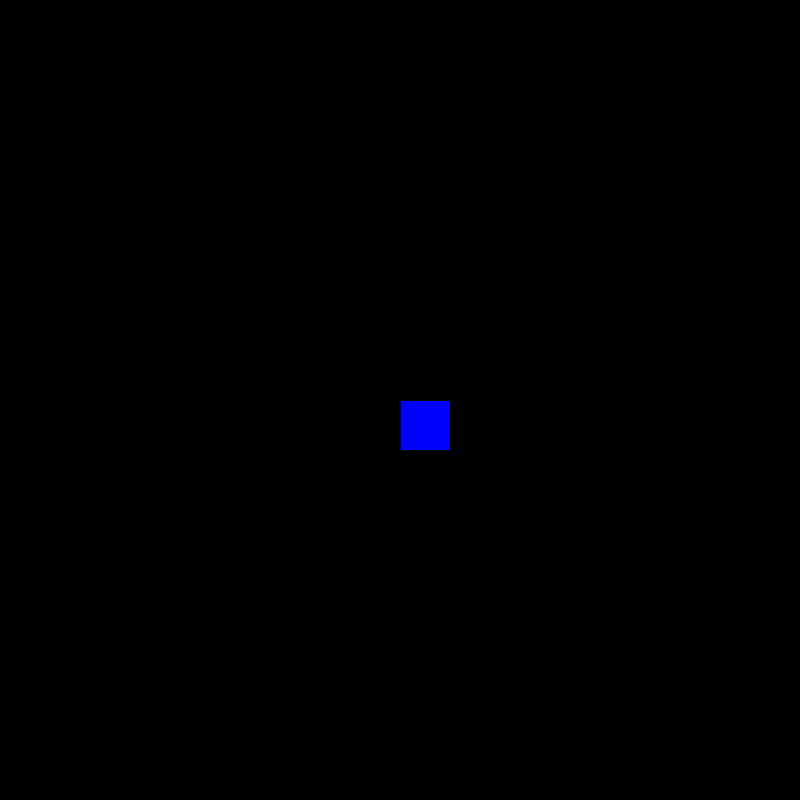
Frame 1 (no input)
Frame 60 (the mouse pressed at the canvas centre just before this capture): identical to frame 1, image omitted
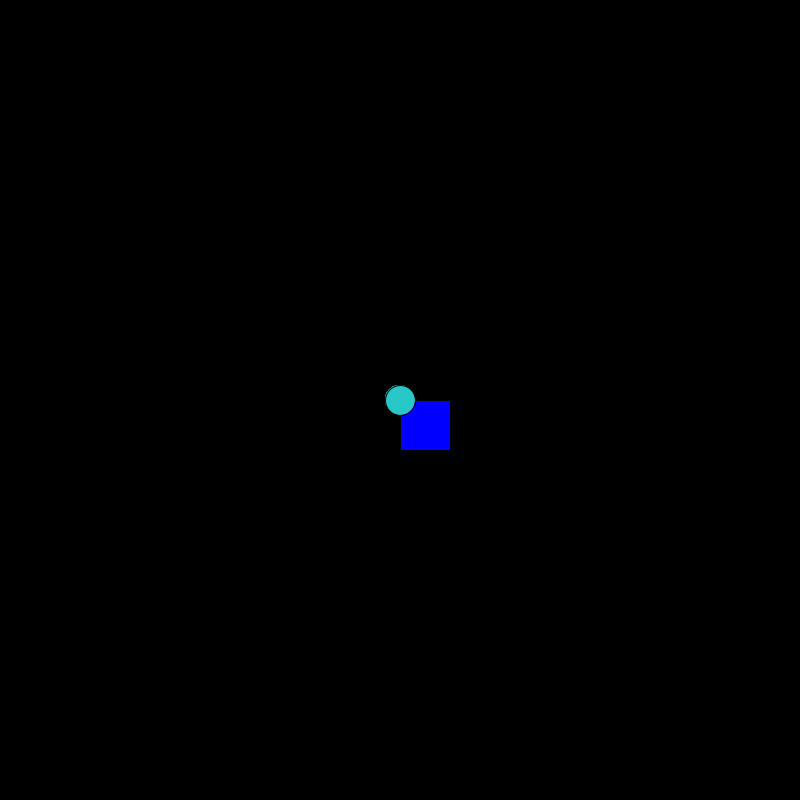
Frame 120 (the mouse held since frame 60 and released just before this capture)

The Processing sketch that drew these frames (run headless with seeded random() and noise(); from frame 60 on, the mouse is pressed at the canvas centre):

// Processing sketch: VoidFunctions
// ── VoidFunctions.pde
void setup() {
  size(800, 800);
  background(0);
}

void draw() {
drawABlueSquare();
if (mousePressed) {
    drawACircleAt(mouseX, mouseY, 40 , mouseY/2, mouseX/2);
  }
  if (keyPressed){
    sleep();
  }
  /* drawARandomCircle();
  
  */
}
/*
 dataType name(parameters){
 block of code
 }

void drawARandomCircle() {
  fill(random(255), 0, random(255)); //sets random fill with colors of red and blue
  float sz = random(5, 100);  //decl;are and initialize
  ellipse(random(width), random(height), sz, sz); // make random ellipse
}

*/
void drawABlueSquare(){
  fill(0,0,255);
  rect(width/2, height/2, 50, 50);
}
void drawACircleAt(int x, int y, int r, int g, int b) {
  fill(r, g, b);
  ellipse(x, y, 30, 30);
}
void sleep(){
  background(0);
}
